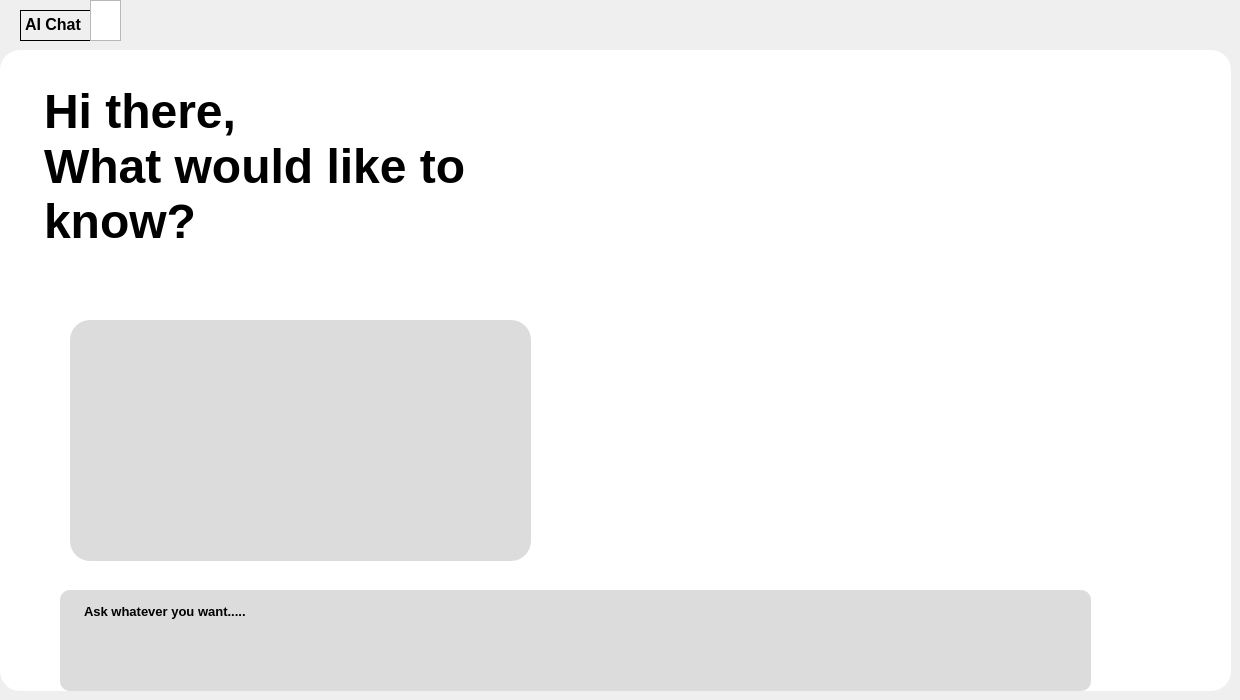
        <widget class="QWidget" name="chatbot">
         <widget class="QTextEdit" name="textEdit_19">
          <property name="geometry">
           <rect>
            <x>20</x>
            <y>10</y>
            <width>101</width>
            <height>31</height>
           </rect>
          </property>
          <property name="styleSheet">
           <string notr="true">color: rgb(0, 0, 0);
background-color: qlineargradient(spread:pad, x1:0, y1:0, x2:1, y2:1, stop:0 rgba(0, 0, 0, 0), stop:1 rgba(0, 0, 0, 0));</string>
          </property>
          <property name="readOnly">
           <bool>true</bool>
          </property>
          <property name="html">
           <string>&lt;!DOCTYPE HTML PUBLIC &quot;-//W3C//DTD HTML 4.0//EN&quot; &quot;http://www.w3.org/TR/REC-html40/strict.dtd&quot;&gt;
&lt;html&gt;&lt;head&gt;&lt;meta name=&quot;qrichtext&quot; content=&quot;1&quot; /&gt;&lt;meta charset=&quot;utf-8&quot; /&gt;&lt;style type=&quot;text/css&quot;&gt;
p, li { white-space: pre-wrap; }
hr { height: 1px; border-width: 0; }
li.unchecked::marker { content: &quot;\2610&quot;; }
li.checked::marker { content: &quot;\2612&quot;; }
&lt;/style&gt;&lt;/head&gt;&lt;body style=&quot; font-family:'Segoe UI'; font-size:9pt; font-weight:400; font-style:normal;&quot;&gt;
&lt;p style=&quot; margin-top:0px; margin-bottom:0px; margin-left:0px; margin-right:0px; -qt-block-indent:0; text-indent:0px;&quot;&gt;&lt;span style=&quot; font-size:12pt; font-weight:700;&quot;&gt;AI Chat&lt;/span&gt;&lt;/p&gt;&lt;/body&gt;&lt;/html&gt;</string>
          </property>
         </widget>
         <widget class="QGraphicsView" name="graphicsView_14">
          <property name="geometry">
           <rect>
            <x>90</x>
            <y>0</y>
            <width>31</width>
            <height>41</height>
           </rect>
          </property>
          <property name="styleSheet">
           <string notr="true">border-image: url(:/new/prefix1/chatbot_17115944.png);</string>
          </property>
         </widget>
         <widget class="QFrame" name="frame_38">
          <property name="geometry">
           <rect>
            <x>0</x>
            <y>50</y>
            <width>1231</width>
            <height>641</height>
           </rect>
          </property>
          <property name="styleSheet">
           <string notr="true">background-color: rgb(255, 255, 255);
border-radius:20;</string>
          </property>
          <property name="frameShape">
           <enum>QFrame::Shape::Box</enum>
          </property>
          <property name="frameShadow">
           <enum>QFrame::Shadow::Plain</enum>
          </property>
          <widget class="QPushButton" name="pushButton_57">
           <property name="geometry">
            <rect>
             <x>180</x>
             <y>470</y>
             <width>83</width>
             <height>29</height>
            </rect>
           </property>
           <property name="styleSheet">
            <string notr="true">background-color: rgb(255, 255, 255);

color:white;
border-radius:8px;</string>
           </property>
           <property name="text">
            <string>Save</string>
           </property>
          </widget>
          <widget class="QTextEdit" name="textEdit_20">
           <property name="geometry">
            <rect>
             <x>40</x>
             <y>30</y>
             <width>561</width>
             <height>221</height>
            </rect>
           </property>
           <property name="styleSheet">
            <string notr="true">color: rgb(0, 0, 0);
background-color: qlineargradient(spread:pad, x1:0, y1:0, x2:1, y2:1, stop:0 rgba(0, 0, 0, 0), stop:1 rgba(0, 0, 0, 0));</string>
           </property>
           <property name="readOnly">
            <bool>true</bool>
           </property>
           <property name="html">
            <string>&lt;!DOCTYPE HTML PUBLIC &quot;-//W3C//DTD HTML 4.0//EN&quot; &quot;http://www.w3.org/TR/REC-html40/strict.dtd&quot;&gt;
&lt;html&gt;&lt;head&gt;&lt;meta name=&quot;qrichtext&quot; content=&quot;1&quot; /&gt;&lt;meta charset=&quot;utf-8&quot; /&gt;&lt;style type=&quot;text/css&quot;&gt;
p, li { white-space: pre-wrap; }
hr { height: 1px; border-width: 0; }
li.unchecked::marker { content: &quot;\2610&quot;; }
li.checked::marker { content: &quot;\2612&quot;; }
&lt;/style&gt;&lt;/head&gt;&lt;body style=&quot; font-family:'Segoe UI'; font-size:9pt; font-weight:400; font-style:normal;&quot;&gt;
&lt;p style=&quot; margin-top:0px; margin-bottom:0px; margin-left:0px; margin-right:0px; -qt-block-indent:0; text-indent:0px;&quot;&gt;&lt;span style=&quot; font-size:36pt; font-weight:700;&quot;&gt;Hi there,&lt;/span&gt;&lt;/p&gt;
&lt;p style=&quot; margin-top:0px; margin-bottom:0px; margin-left:0px; margin-right:0px; -qt-block-indent:0; text-indent:0px;&quot;&gt;&lt;span style=&quot; font-size:36pt; font-weight:700;&quot;&gt;What would like to know?&lt;/span&gt;&lt;/p&gt;&lt;/body&gt;&lt;/html&gt;</string>
           </property>
          </widget>
          <widget class="QLineEdit" name="lineEdit_chatbot_query">
           <property name="geometry">
            <rect>
             <x>60</x>
             <y>540</y>
             <width>1031</width>
             <height>101</height>
            </rect>
           </property>
           <property name="styleSheet">
            <string notr="true">background-color: rgb(220, 220, 220);
color: rgb(0, 0, 0);
border-radius:10px;</string>
           </property>
           <property name="text">
            <string/>
           </property>
          </widget>
          <widget class="QTextEdit" name="textEdit_21">
           <property name="geometry">
            <rect>
             <x>80</x>
             <y>550</y>
             <width>181</width>
             <height>31</height>
            </rect>
           </property>
           <property name="styleSheet">
            <string notr="true">color: rgb(0, 0, 0);
background-color: qlineargradient(spread:pad, x1:0, y1:0, x2:1, y2:1, stop:0 rgba(0, 0, 0, 0), stop:1 rgba(0, 0, 0, 0));</string>
           </property>
           <property name="readOnly">
            <bool>true</bool>
           </property>
           <property name="html">
            <string>&lt;!DOCTYPE HTML PUBLIC &quot;-//W3C//DTD HTML 4.0//EN&quot; &quot;http://www.w3.org/TR/REC-html40/strict.dtd&quot;&gt;
&lt;html&gt;&lt;head&gt;&lt;meta name=&quot;qrichtext&quot; content=&quot;1&quot; /&gt;&lt;meta charset=&quot;utf-8&quot; /&gt;&lt;style type=&quot;text/css&quot;&gt;
p, li { white-space: pre-wrap; }
hr { height: 1px; border-width: 0; }
li.unchecked::marker { content: &quot;\2610&quot;; }
li.checked::marker { content: &quot;\2612&quot;; }
&lt;/style&gt;&lt;/head&gt;&lt;body style=&quot; font-family:'Segoe UI'; font-size:9pt; font-weight:400; font-style:normal;&quot;&gt;
&lt;p style=&quot; margin-top:0px; margin-bottom:0px; margin-left:0px; margin-right:0px; -qt-block-indent:0; text-indent:0px;&quot;&gt;&lt;span style=&quot; font-size:10pt; font-weight:700;&quot;&gt;Ask whatever you want.....&lt;/span&gt;&lt;/p&gt;&lt;/body&gt;&lt;/html&gt;</string>
           </property>
          </widget>
          <widget class="QTextEdit" name="textEdit_chatbot_response">
           <property name="geometry">
            <rect>
             <x>70</x>
             <y>270</y>
             <width>461</width>
             <height>241</height>
            </rect>
           </property>
           <property name="styleSheet">
            <string notr="true">background-color: rgb(220, 220, 220);</string>
           </property>
          </widget>
          <widget class="QPushButton" name="pushButton_chatbot_query">
           <property name="geometry">
            <rect>
             <x>1030</x>
             <y>580</y>
             <width>41</width>
             <height>29</height>
            </rect>
           </property>
           <property name="styleSheet">
            <string notr="true">background-color: qlineargradient(spread:pad, x1:0, y1:0, x2:1, y2:1, stop:0 rgba(255, 255, 255, 0));</string>
           </property>
           <property name="text">
            <string/>
           </property>
           <property name="icon">
            <iconset resource="images.qrc">
             <normaloff>:/new/prefix1/envoyer.png</normaloff>:/new/prefix1/envoyer.png</iconset>
           </property>
           <property name="iconSize">
            <size>
             <width>30</width>
             <height>30</height>
            </size>
           </property>
          </widget>
         </widget>
        </widget>
